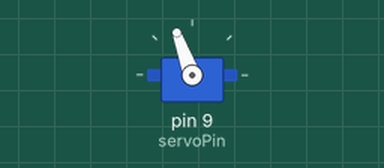
Simulated run of this sketch. Board: Arduino Uno, built with avr-gcc and run on an emulated ATmega328P. On the bench: servo.

Above: at 0.05 s.
At 6.05 s:
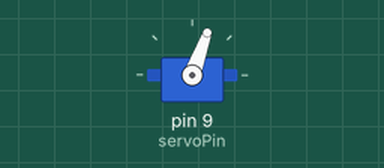
At 8.0 s:
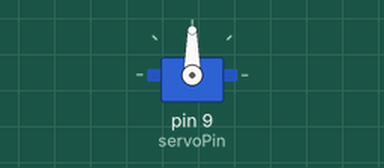
Timing chart, 0 to 10.4 s (numbered marks = the images above):
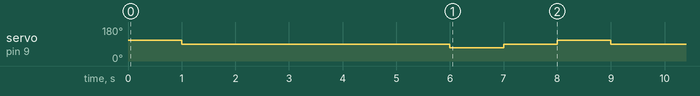

Measured:
- by itself, servo on pin 9 (servoPin): repeats every 8.0 s: 70° 1.0 s, 90° 1.0 s, 110° 1.0 s, 90° 5.0 s

The sketch:

servotest.ino
```cpp
// test servo motor lift / lower pen
// Include the Servo library
#include <Servo.h>
// Declare the Servo pin
int servoPin = 9;
// Create a servo object
Servo Servo1;
int initial_pos = 90;
int step = 20;
void setup() {
  Serial.begin(9600);
   // We need to attach the servo to the used pin number
   Servo1.attach(servoPin);
   Servo1.write(initial_pos);
}
void loop(){
   // Make servo go to 100 degrees (right pen lowered)
   Servo1.write(initial_pos + step);
   delay(1000);

   // Make servo go to 90 degrees
   Servo1.write(initial_pos);
   delay(5000);

   // Make servo go to 80 degrees
   Servo1.write(initial_pos - step);
   delay(1000);

   // Make servo go to 90 degrees
   Servo1.write(initial_pos);
   delay(1000);
}
```
